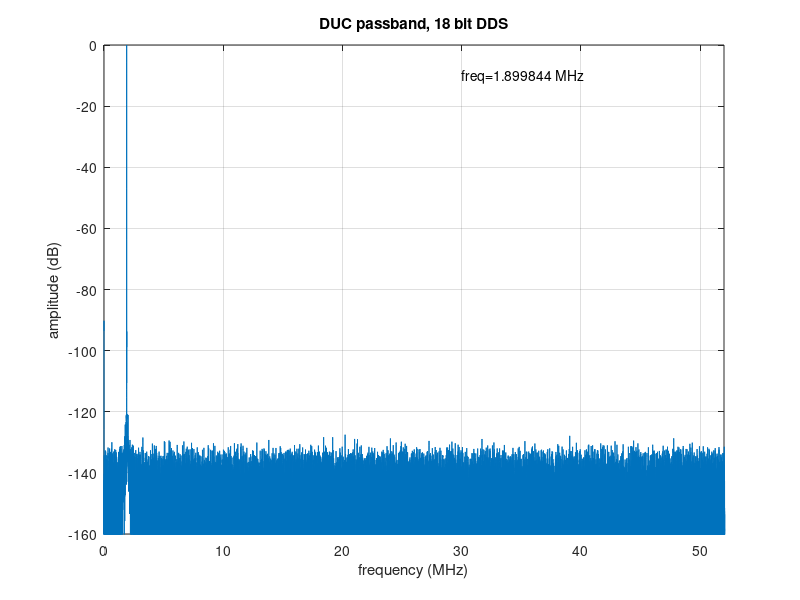
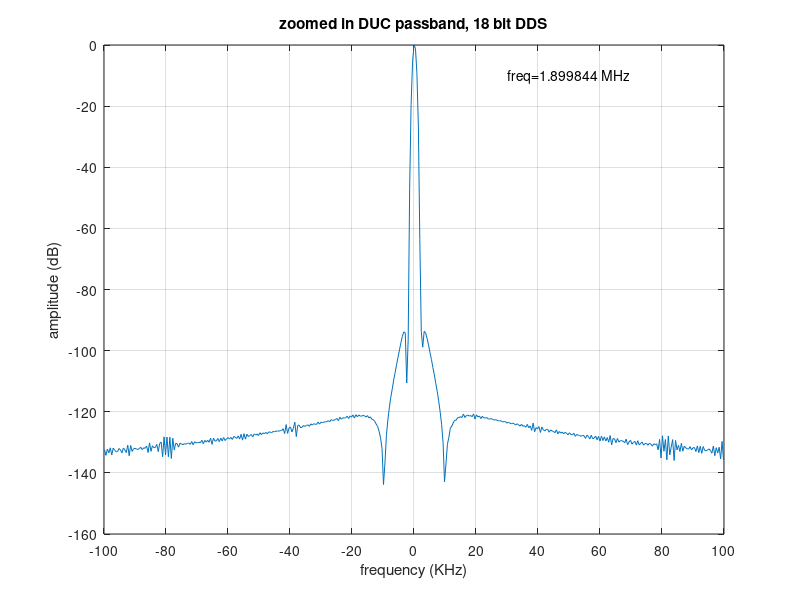

Write the MATLAB code that produced these figures, in order.
pkg load signal
clear all;
close all;
clc;


% load file; find length & sample rate
load('ducdata.txt');


%get X range, zero centred FFT
%freqvalues is the freq in MHz of each FFT bin
N=length(ducdata);
fs=122880000;
freqvalues = (-N/2:N/2-1)*(fs/N)*1e-6;

%window and FFT the data
window = blackmanharris(N);
windoweddata = window.*ducdata;
result = fft(windoweddata);
result = fftshift(result);

%convert to dB, 0dB=top
absolute = abs(result);

% get a 1 sided vector, stareting at DC
absolute1sided=absolute(N/2:N-1);
freqvalues1sided=freqvalues(N/2:N-1);
[largest, index]=max(absolute1sided);
ampl_dB = 20*log10(absolute1sided/largest);
freqoflargest=freqvalues1sided(index);

%plot result
figure(1);
plot(freqvalues1sided, ampl_dB);
yticks(-200:10:0);

xlabel("frequency");
ylabel("amplitude");
xticks (0:10:50);
yticks (-160:20:0);
xlim([0 52]);
ylim([-160 0]);
xlabel("frequency (MHz)");
ylabel("amplitude (dB)");
title('DUC passband, 18 bit DDS');
text(30, -10,sprintf("freq=%f MHz", freqoflargest));
grid on;

% now work out a zoomed in view +/-XKHz either side of largest
% extent = amount either side, in Hz
fftbinwidth = fs/N;
extent = 100000;
extent_bins=extent/fftbinwidth;
freq_zoomed = (freqvalues1sided(index-extent_bins:index+extent_bins) - freqoflargest)*1000;
ampl_dB_zoomed = ampl_dB(index-extent_bins:index+extent_bins);

%plot zoomed result
figure(2);
plot(freq_zoomed, ampl_dB_zoomed);
yticks(-200:10:0);

xlabel("frequency");
ylabel("amplitude");
xticks (-100:20:100);
yticks (-160:20:0);
ylim([-160 0]);
xlabel("frequency (KHz)");
ylabel("amplitude (dB)");
title('zoomed in DUC passband, 18 bit DDS');
text(30, -10,sprintf("freq=%f MHz", freqoflargest));
grid on;
